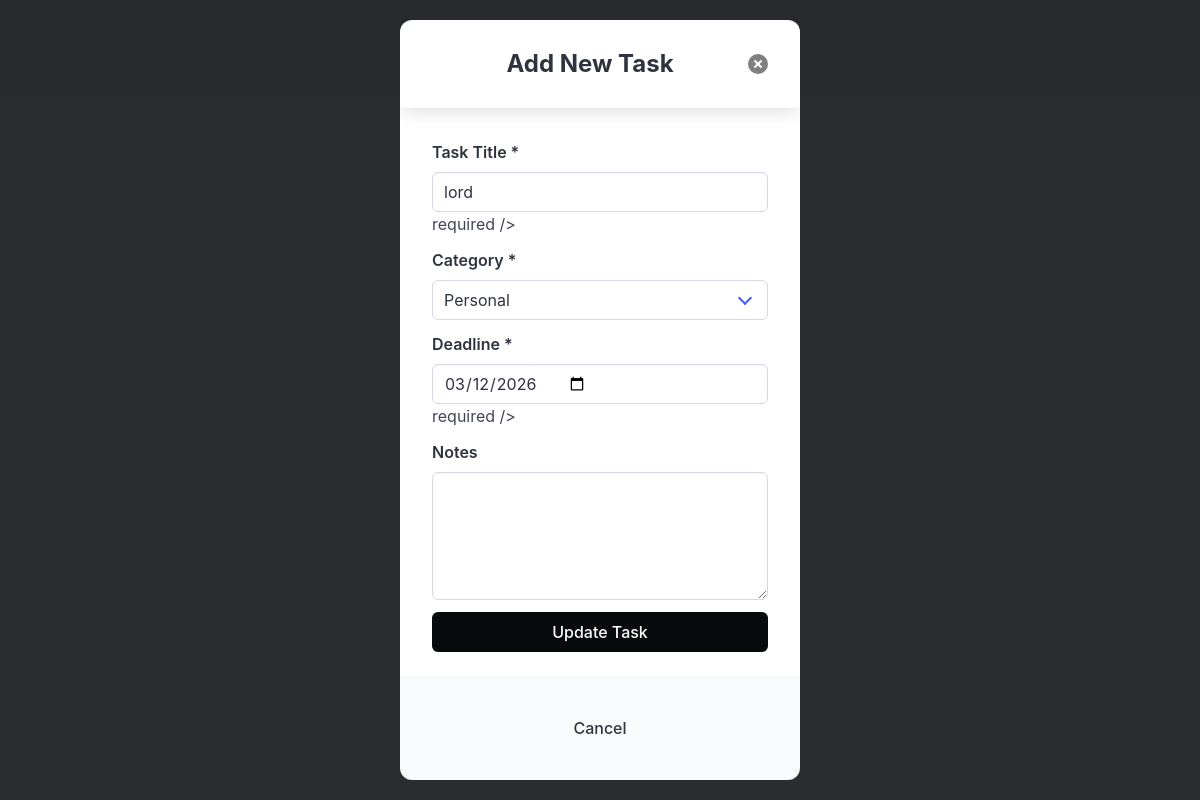
The app's page /update_task/9 (signed in) with its own data.
### app/model/model.py (models this page shows, shortened)
class Task(db.Model):
    __tablename__ = "tasks"
    id: Mapped[int] = mapped_column(primary_key=True)
    task: Mapped[str] = mapped_column(nullable=False)
    user_id: Mapped[int | None] = mapped_column(ForeignKey("users.id"))
    completed: Mapped[bool] = mapped_column(default=False)
    category_id: Mapped[int | None] = mapped_column(
        ForeignKey("categories.id"), nullable=True
    )
    deadline: Mapped[datetime | None] = mapped_column(DateTime, nullable=True)
    notes: Mapped[str | None] = mapped_column(String, nullable=True)
    category = relationship("Category", back_populates="tasks")
    user: Mapped["User"] = relationship("User", backref="tasks")

class Category(db.Model):
    __tablename__ = "categories"
    id: Mapped[int] = mapped_column(primary_key=True)
    cat_name: Mapped[str] = mapped_column(nullable=False)
    user_id: Mapped[int | None] = mapped_column(ForeignKey("users.id"))
    tasks = relationship("Task", back_populates="category")

### app/routes/route.py (the view, shortened to what this page needs)
@main.route("/update_task/<int:task_id>", methods=["GET", "POST"])
@login_required
def update_task(task_id):
    task = db.session.get(Task, task_id)
    if not task:
        abort(404)
    categories = Category.query.all()
    return render_template("task.html", task=task, categories=categories)

### app/__init__.py (called while the page is built)
def create_app():
    app = Flask(__name__)
    app.config["SQLALCHEMY_DATABASE_URI"] = "sqlite:///student.db"
    app.config["SECRET_KEY"] = "secret"
    app.config["SQLALCHEMY_TRACK_MODIFICATIONS"] = False
    db.init_app(app)
    login_manager.init_app(app)
    migrate.init_app(app, db)
    login_manager.login_view = "auth.login"
    app.register_blueprint(auth_bp)
    app.register_blueprint(main)
    app.register_blueprint(cat_bp, url_prefix="/category")
    from .model import User
    @login_manager.user_loader
    def load_user(user_id):
        return db.session.get(User, int(user_id))
    return app

### app/templates/task.html (shortened to what this page needs)
{% extends 'base.html' %} {% block content %}
<div id="modal-js-task" class="modal is-active">
    <div class="modal-card" style="max-width: 400px">
        <header class="modal-card-head">
            <p class="modal-card-title has-text-centered has-text-weight-bold">
                Add New Task
            </p>
            <button class="delete" aria-label="close"></button>
        </header>
        <section class="modal-card-body">
            <form
                method="POST"
                {%
                if
                task
                %}
                action="{{ url_for('main.update_task', task_id=task.id) }}"
                {%
                else
                %}
                action="{{ url_for('main.add_task') }}"
                {%
                endif
                %}
            >
                <div class="field">
                    <label class="label">Task Title *</label>
                    <input
                        class="input"
                        name="task_title"
                        type="text"
                        value="{{ task.task if task }}"
                    />
                    required />
                </div>
                {%include 'add_category.html'%}
                <div class="field">
                    <label class="label">Deadline *</label>
                    <input
                        class="input"
                        name="deadline"
                        type="date"
                        value="{{ task.deadline.strftime('%Y-%m-%d') if task and task.deadline }}"
                    />required />
                </div>
                <div class="field">
                    <label class="label">Notes</label>
                    <textarea class="textarea" name="notes">
{{ task.notes if task and task.notes else '' }}</textarea
                    >
                </div>
                <div class="field">
                    <button type="submit" class="button is-black is-fullwidth">
                        {% if task %} Update Task {% else %} Add Task {% endif
                        %}
                    </button>
                </div>
            </form>
        </section>
        <footer class="modal-card-foot is-flex is-flex-direction-column">
            <a
                href="{{ url_for('main.index') }}"
                class="button is-white is-fullwidth is-ghost has-text-dark"
            >
                Cancel
            </a>
        </footer>
    </div>
</div>
{% endblock %}

### app/templates/add_category.html (shortened to what this page needs)
<div class="field">
    <label class="label">Category *</label>
    <div class="control">
        <div class="select is-fullwidth">
            <select name="category" required>
                {% for category in categories %}
                <option value="{{ category.id }}"
                    {% if task and category.id == task.category_id %}selected{% endif %}>
                    {{ category.cat_name }}
                </option>
                {% endfor %}
            </select>
        </div>
    </div>
</div>

### records on screen
Task: task_title "lord", category "Personal", deadline "03/12/2026"
